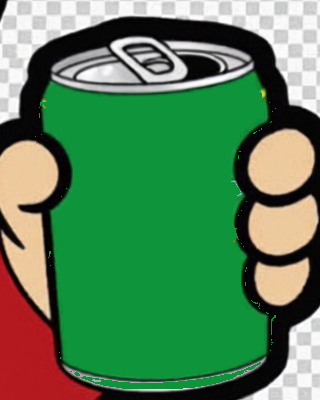
#> input picture images/stay-awake/qa/can-crop2.png, 320 x 400 px
$ python key_checker.py qa/can-crop2.png qa/cast-sheet.png
#> lines starting #> are read from the running program, lines starting #| are printed output that depends on the picture; after the words box and inside, x2 and y2 are one past the last pixel; in counts of white or black regions, pixels touching at a corner belong together
"""key_checker.py in.png out.png - remove a baked-in light checkerboard background.

Background = low-saturation light pixels connected to the image border; the thick black
outline stops the fill, so white areas inside the character (eyes, shoes) stay opaque.
"""
import sys
import cv2
import numpy as np

src, dst = sys.argv[1], sys.argv[2]
im = cv2.imread(src, cv2.IMREAD_COLOR).astype(np.int16)
h, w = im.shape[:2]
#> h = 400; w = 320
mx, mn = im.max(2), im.min(2)
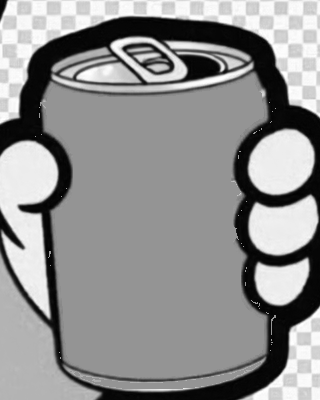
#> mx: shape (400, 320) int16; min 0, max 255, mean 144.1
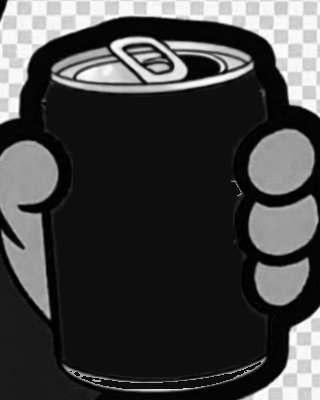
#> mn: shape (400, 320) int16; min 0, max 255, mean 68.4
light = (mn > 200) & (mx - mn < 22)  # checker squares are ~white and ~light grey
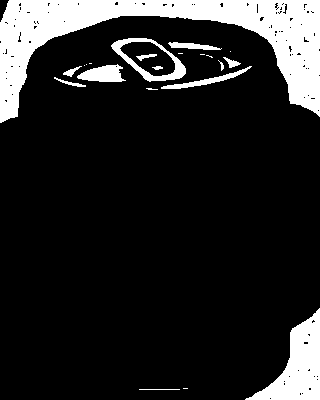
#> light: shape (400, 320) bool; 14.9% white; 22 white regions (9 under 20 px), largest, box (x1, y1, x2, y2) and area: (0, 0, 320, 123) 13492, (245, 308, 320, 400) 3062, (111, 38, 186, 82) 865

# flood fill from every light border pixel
seed = np.zeros((h, w), np.uint8)
seed[0, :] = seed[-1, :] = 1
seed[:, 0] = seed[:, -1] = 1
seed &= light.astype(np.uint8)
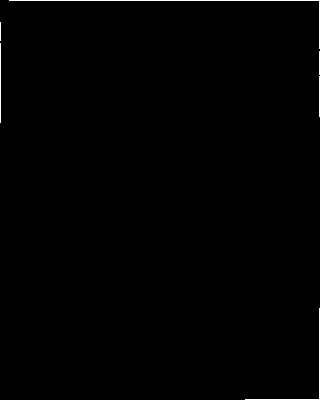
#> seed: shape (400, 320); values 0 (black) and 1 (white), 0.54% white in thin lines or dots
n, lab = cv2.connectedComponents(light.astype(np.uint8), connectivity=4)
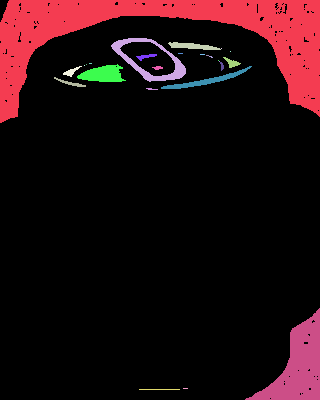
#> lab: shape (400, 320) int32; 27 distinct labels, from 0 to 26; one colour per label, 0 black
#> n = 27
bg_labels = np.unique(lab[seed.astype(bool)])
#> bg_labels = [1, 24]
bg = np.isin(lab, bg_labels[bg_labels > 0])
#> bg: shape (400, 320) bool; 12.9% white; 2 white regions, box (x1, y1, x2, y2) and area: (0, 0, 320, 123) 13492, (245, 308, 320, 400) 3062

# close pinholes in the background and soften the 1-2 px edge against the ink
bg = cv2.morphologyEx(bg.astype(np.uint8), cv2.MORPH_OPEN, np.ones((3, 3), np.uint8)).astype(bool)
#> bg: shape (400, 320) bool; 12.9% white; 3 white regions (1 under 20 px), largest, box (x1, y1, x2, y2) and area: (0, 0, 320, 123) 13431, (246, 309, 320, 400) 3053
fg = (~bg).astype(np.uint8)
fg = cv2.morphologyEx(fg, cv2.MORPH_OPEN, np.ones((3, 3), np.uint8))  # drop stray specks
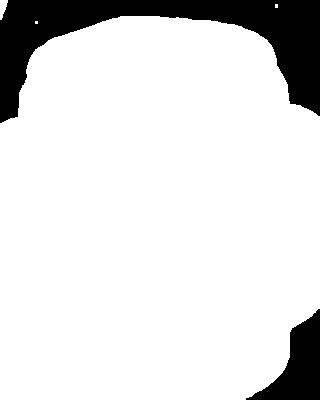
#> fg: shape (400, 320); values 0 (black) and 1 (white), 86.8% white; 2 black regions, box (x1, y1, x2, y2) and area: (0, 0, 320, 123) 13741, (246, 309, 320, 400) 3095
# keep only the largest component (the character)
n, lab, stats, _ = cv2.connectedComponentsWithStats(fg, connectivity=8)
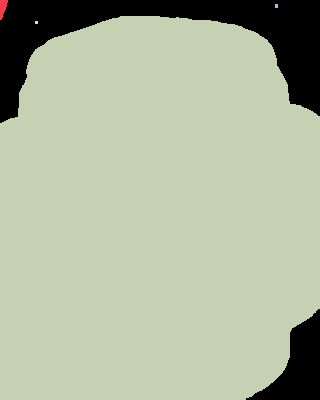
#> lab: shape (400, 320) int32; 5 distinct labels, from 0 to 4; one colour per label, 0 black
#> n = 5; stats = [[0, 0, 320, 400, 16836], [0, 0, 8, 20, 104], [275, 4, 3, 4, 12], [0, 16, 320, 384, 111039], [35, 21, 3, 3, 9]]
keep = 1 + np.argmax(stats[1:, cv2.CC_STAT_AREA])
#> keep = 3
fg = (lab == keep).astype(np.uint8)
#> fg: shape (400, 320); values 0 (black) and 1 (white), 86.7% white; 2 black regions, box (x1, y1, x2, y2) and area: (0, 0, 320, 123) 13866, (246, 309, 320, 400) 3095
alpha = cv2.GaussianBlur(fg.astype(np.float32), (3, 3), 0.8)

out = np.dstack([im.astype(np.uint8), (alpha * 255).astype(np.uint8)])
cv2.imwrite(dst, out)
print(f"{src}: {w}x{h}, kept {fg.mean() * 100:.1f}% opaque")
#| qa/can-crop2.png: 320x400, kept 86.7% opaque
